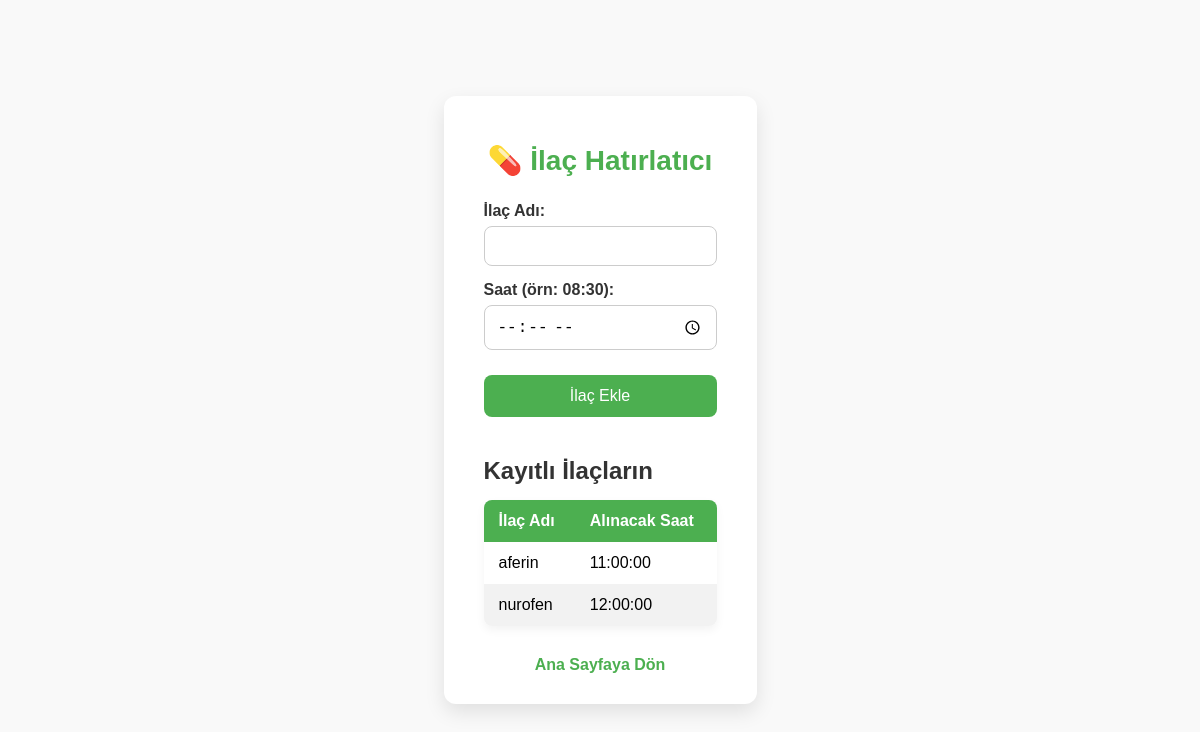
The page /pages/ilachatirlatici.php (signed in) on the database its author committed.
### tables this page shows
CREATE TABLE `ilaclar` (
  `id` int(11) NOT NULL,
  `user_id` int(11) NOT NULL,
  `ilac_ismi` varchar(255) NOT NULL,
  `ilac_saati` time NOT NULL
);

### pages/ilachatirlatici.php (the view, shortened to what this page needs)
<?php
include __DIR__ . '/../includes/connection.php';
$userId = $_SESSION['user_id'] ?? 1;
$stmt = $connection->prepare("SELECT * FROM ilaclar WHERE user_id = :user_id ORDER BY ilac_saati");
$stmt->bindParam(':user_id', $userId);
$stmt->execute();
$ilaclar = $stmt->fetchAll(PDO::FETCH_ASSOC);
?>
<!DOCTYPE html>
<html lang="tr">
<head>
    <link rel="stylesheet" href="../assets/css/ilachatirlatici.css?v=<?= time(); ?>">
</head>
<body>
    <div class="container">
        <h1>💊 İlaç Hatırlatıcı</h1>
        <form method="post" action="">
            <label for="ilac_ismi">İlaç Adı:</label>
            <input type="text" name="ilac_ismi" id="ilac_ismi" required />
            <label for="ilac_saati">Saat (örn: 08:30):</label>
            <input type="time" name="ilac_saati" id="ilac_saati" required />
            <button type="submit">İlaç Ekle</button>
        </form>
        <h2>Kayıtlı İlaçların</h2>
        <?php if (count($ilaclar) > 0): ?>
            <table>
                <thead>
                    <tr>
                        <th>İlaç Adı</th>
                        <th>Alınacak Saat</th>
                    </tr>
                </thead>
                <tbody>
                    <?php foreach ($ilaclar as $ilac): ?>
                        <tr>
                            <td><?=htmlspecialchars($ilac['ilac_ismi'])?></td>
                            <td><?=htmlspecialchars($ilac['ilac_saati'])?></td>
                        </tr>
                    <?php endforeach; ?>
                </tbody>
            </table>
        <?php else: ?>
            <p>Henüz kayıtlı ilaç yok.</p>
        <?php endif; ?>
        <a href="../index.php">Ana Sayfaya Dön</a>
    </div>
</body>
</html>

### assets/css/ilachatirlatici.css (style rules this page uses)
* { box-sizing: border-box; }
body, html { height: 100%; margin: 0; font-family: 'Poppins', sans-serif; background-color: #f9f9f9; display: flex; justify-content: center; align-items: center; padding: 20px; }
.container { background-color: white; max-width: 450px; width: 100%; border-radius: 12px; padding: 30px 40px; box-shadow: 0 8px 20px rgba(0,0,0,0.1); text-align: center; }
h1 { color: #4CAF50; margin-bottom: 25px; font-size: 28px; }
form label { display: block; text-align: left; font-weight: 600; color: #333; margin-bottom: 6px; margin-top: 15px; }
form input[type="text"], form input[type="time"] { width: 100%; padding: 10px 12px; font-size: 16px; border: 1.5px solid #ccc; border-radius: 8px; transition: border-color 0.3s ease; }
button { margin-top: 25px; width: 100%; background-color: #4CAF50; color: white; font-size: 16px; padding: 12px 0; border: none; border-radius: 8px; cursor: pointer; transition: background-color 0.3s ease; }
h2 { margin-top: 40px; margin-bottom: 15px; color: #333; text-align: left; }
table { width: 100%; border-collapse: collapse; border-radius: 8px; overflow: hidden; box-shadow: 0 4px 10px rgba(0,0,0,0.05); }
thead { background-color: #4CAF50; color: white; }
th, td { padding: 12px 15px; text-align: left; }
tbody tr:nth-child(even) { background-color: #f2f2f2; }
a { display: inline-block; margin-top: 30px; color: #4CAF50; font-weight: 600; text-decoration: none; transition: color 0.3s ease; }

### rows shown on the page
ilaclar: ilac_ismi "aferin", ilac_saati "11:00:00"
ilaclar: ilac_ismi "nurofen", ilac_saati "12:00:00"
